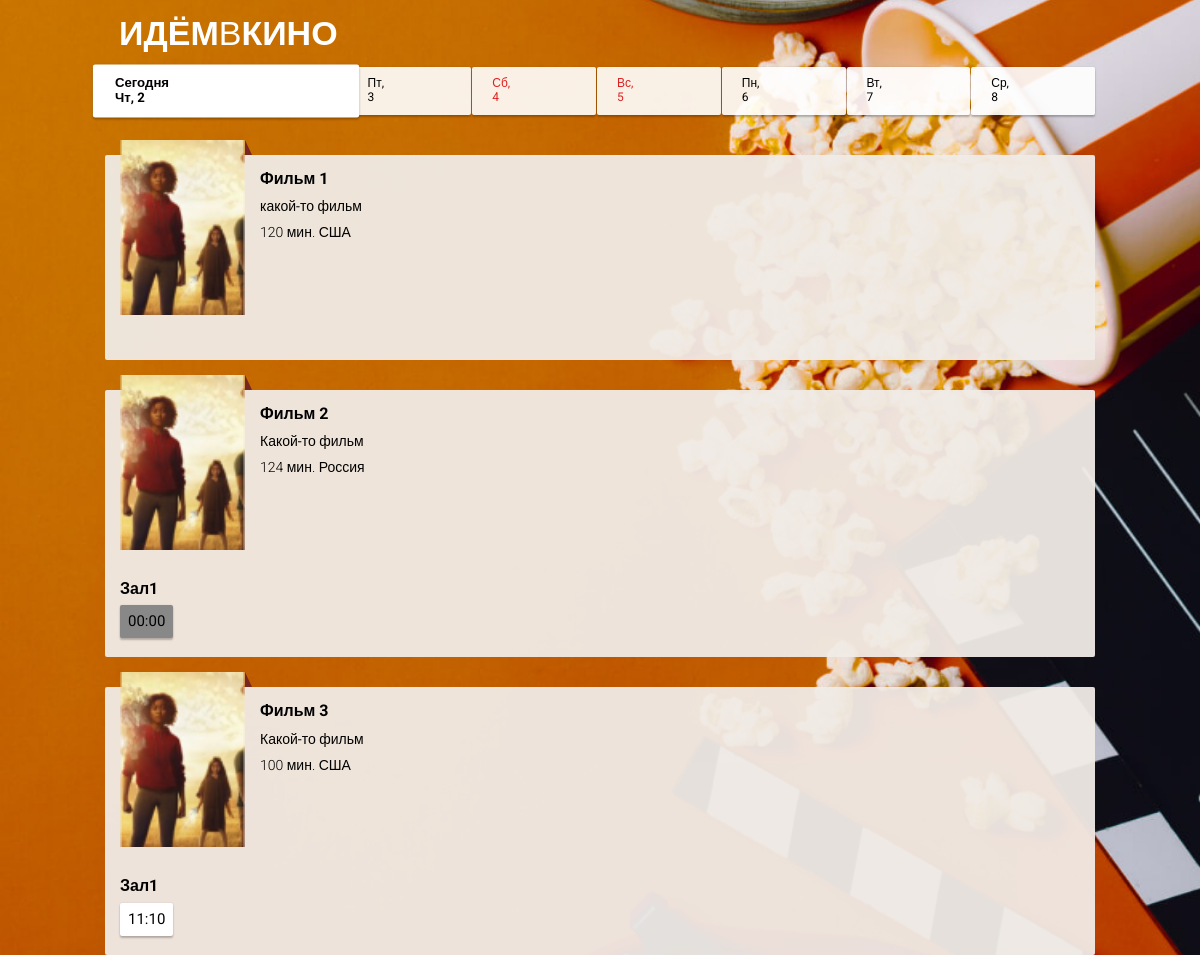
Screenshot of /diplom/www/client/index.php with the database file from the repository.
### tables this page shows
CREATE TABLE `films` (
  `film_id` int(10) UNSIGNED NOT NULL,
  `film_name` varchar(255) NOT NULL,
  `film_duration` int(10) UNSIGNED NOT NULL,
  `film_description` text NOT NULL,
  `film_origin` varchar(30) NOT NULL
);

CREATE TABLE `halls` (
  `hall_id` int(10) UNSIGNED NOT NULL,
  `hall_name` varchar(30) NOT NULL,
  `hall_rows` int(11) NOT NULL DEFAULT 10,
  `hall_places` int(11) NOT NULL DEFAULT 10,
  `hall_config` text NOT NULL,
  `hall_price_standart` int(11) NOT NULL DEFAULT 100,
  `hall_price_vip` int(11) NOT NULL DEFAULT 350,
  `hall_open` tinyint(1) NOT NULL DEFAULT 0
);

CREATE TABLE `seances` (
  `seance_id` int(10) UNSIGNED NOT NULL,
  `seance_hallid` int(10) UNSIGNED NOT NULL,
  `seance_filmid` int(10) UNSIGNED NOT NULL,
  `seance_time` varchar(5) NOT NULL,
  `seance_start` int(10) UNSIGNED NOT NULL,
  `seance_end` int(10) UNSIGNED NOT NULL
);

### diplom/www/include/functions.php (called while the page is built)
<?php
    function getWeekDayRus($add =0){
        $days = array(
            'Вс', 'Пн', 'Вт', 'Ср',
            'Чт', 'Пт', 'Сб'
        );
        $date = date_create('now 00:00:00', new DateTimeZone('Europe/Moscow'));
        $date->modify("+$add day");
        $myDayWeek = $date->format('w');
        $weekEnd = (($myDayWeek == 0) || ($myDayWeek == 6)) ? 'page-nav__day_weekend' : '';
        $timeStamp = $date->getTimeStamp();
        $result =  array('day' => $date->format('j'),
                    'dayWeek' => $days[$myDayWeek],
                    'weekEnd' => $weekEnd,
                    'timeStamp' => $timeStamp);
        return $result;
    }
?>

### diplom/www/classes/Database.php (called while the page is built, shortened)
<?php
    class Database
    {
        private $linkDB;
        private $response = array();
        private function connect() {
            $this->linkDB = mysqli_connect(BD_HOST, BD_USER_NAME, BD_PASSWORD, DB_NAME);
        }
        public  function mysqlQuery($query)
        {
            $result = mysqli_query($this->linkDB, $query);
            $this->response["result"] = (is_bool($result)) ? $result : mysqli_fetch_all($result, MYSQLI_ASSOC);
            $this->response["err"] = mysqli_errno($this->linkDB);
            $this->response["errMessage"] = mysqli_error($this->linkDB);
            return $this->response;
        }
        public function updateFilms() {
            return  $this->mysqlQuery("SELECT * FROM films ORDER BY film_name");
        }
        public function updateSeances() {
            return $this->mysqlQuery("SELECT * FROM seances ORDER BY seance_start");
        }
    }

### diplom/www/client/index.php (the view, shortened to what this page needs)
<?php
    require $_SERVER['DOCUMENT_ROOT'] . '/include/functions.php';
    if (!isset($_SESSION['halls'])) {
      $query = "SELECT * FROM halls WHERE `hall_open`='1'";
      $response = array($_SESSION['database']->mysqlQuery($query));
    }
    if (!isset($_SESSION['films'])) {
      $response = $_SESSION['database']->updateFilms();
    }
    if (!isset($_SESSION['seances'])) {
      $response = $_SESSION['database']->updateSeances();
    }
?>
<!DOCTYPE html>
<html lang="ru">
<head>
  <link rel="stylesheet" href="/client/css/normalize.css">
  <link rel="stylesheet" href="/client/css/styles.css">
</head>
<body>
  <header class="page-header">
    <h1 class="page-header__title">Идём<span>в</span>кино</h1>
  </header>
  <nav class="page-nav">
<?php $chose = 'page-nav__day_today page-nav__day_chosen ';
      for ($i=0; $i<7; $i++) {
         $weekDayRus = getWeekDayRus((int) $i); ?>
          <a class="page-nav__day <?php echo $chose . $weekDayRus['weekEnd']; ?>" href="#" data-time-stamp="<?php echo $weekDayRus['timeStamp']; ?>">
            <span class="page-nav__day-week"><?php echo $weekDayRus['dayWeek']; ?></span><span class="page-nav__day-number"><?php echo $weekDayRus['day']; ?></span>
          </a>
<?php   $chose = '';
      } ?>
  </nav>
  <main>
<?php
  foreach($_SESSION['films'] as $film) {
?>
    <section class="movie">
      <div class="movie__info">
        <div class="movie__poster">
          <img class="movie__poster-image" alt="<?php echo $film['film_name'] ?> постер" src="../img/posters/<?php echo $film['film_id'] ?>.png">
        </div>
        <div class="movie__description">
          <h2 class="movie__title"><?php echo $film['film_name'] ?></h2>
          <p class="movie__synopsis"><?php echo $film['film_description'] ?></p>
          <p class="movie__data">
            <span class="movie__data-duration"><?php echo $film['film_duration'] ?> мин. </span>
            <span class="movie__data-origin"><?php echo $film['film_origin'] ?></span>
          </p>
        </div>
      </div>
      <?php
        foreach($_SESSION['halls'] as $hall) {
          $seancesForFilm = array_filter($_SESSION['seances'], function($seance) use ($hall, $film)  {
            return (($seance['seance_hallid'] == $hall['hall_id']) && ($seance['seance_filmid'] == $film['film_id']));
          });
          if (count($seancesForFilm)) { ?>
            <div class="movie-seances__hall">
              <h3 class="movie-seances__hall-title"><?php echo $hall['hall_name']; ?></h3>
              <ul class="movie-seances__list">
<?php           foreach($seancesForFilm as $seance) { ?>
                 <li class="movie-seances__time-block"><a class="movie-seances__time" href="#" data-seance-id="<?php echo $seance['seance_id']; ?>" data-seance-start="<?php echo $seance['seance_start']; ?>"><?php echo $seance['seance_time']; ?></a></li>
<?php           }  ?>
              </ul>
            </div>
<?php     }
        }
      ?>
    </section>
<?php
  }
?>
  </main>
</body>
</html>

### diplom/www/client/css/styles.css (style rules this page uses)
* { margin: 0; padding: 0; box-sizing: border-box; }
html { font-family: "Roboto", sans-serif; font-size: 62.5%; }
body { background-image: url("../i/background.jpg"); background-size: cover; background-attachment: fixed; background-position: right; }
.page-header { padding: 1.4rem; }
.page-header__title { margin: 0; font-weight: 900; font-size: 3.4rem; color: #FFFFFF; text-transform: uppercase; }
.page-header__title span { font-weight: 100; }
.page-nav { position: sticky; top: 2px; padding-bottom: 1rem; display: flex; flex-wrap: nowrap; align-items: stretch; color: #000000; z-index: 10; }
.page-nav .page-nav__day { flex-basis: calc(100% / 8); font-size: 1.2rem; padding: 1rem; background: rgba(255, 255, 255, 0.9); box-shadow: 0px 2px 2px rgba(0, 0, 0, 0.24), 0px 0px 2px rgba(0, 0, 0, 0.12); border-radius: 2px; text-decoration: none; color: #000000; }
.page-nav .page-nav__day + .page-nav__day { margin-left: 1px; }
.page-nav .page-nav__day .page-nav__day-week::after { content: ','; }
.page-nav .page-nav__day .page-nav__day-number::before { content: ' '; }
.page-nav .page-nav__day .page-nav__day-week, .page-nav .page-nav__day .page-nav__day-number { display: block; }
.page-nav .page-nav__day_chosen { flex-grow: 1; background-color: #FFFFFF; font-weight: 700; transform: scale(1.1); }
.page-nav .page-nav__day_weekend { color: #DE2121; }
.page-nav .page-nav__day_today .page-nav__day-week::before { content: 'Сегодня'; display: block; }
.page-nav .page-nav__day_today .page-nav__day-week, .page-nav .page-nav__day_today .page-nav__day-number { display: inline; }
.movie { position: relative; padding: 1.5rem; margin-top: 3rem; background: rgba(241, 235, 230, 0.95); color: #000000; }
.movie .movie__info { display: flex; }
.movie .movie__poster { position: relative; width: 12.5rem; height: 17.5rem; }
.movie .movie__poster .movie__poster-image { position: relative; top: -3rem; width: 12.5rem; height: 17.5rem; }
.movie .movie__poster::after { content: ''; display: block; position: absolute; right: -0.7rem; top: -3rem; border: 1.5rem solid transparent; border-bottom: 0 solid transparent; border-right: 0 solid transparent; border-left: 0.7rem solid #772720; }
.movie .movie__description { flex-grow: 1; padding-left: 1.5rem; }
.movie .movie__title { font-weight: 700; font-size: 1.6rem; }
.movie .movie__synopsis { font-size: 1.4rem; margin-top: 1rem; }
.movie .movie__data { font-size: 1.4rem; font-weight: 300; margin-top: 1rem; }
.movie .movie-seances__hall .movie-seances__hall-title { font-weight: 700; font-size: 1.6rem; }
.movie .movie-seances__hall .movie-seances__list { margin-top: 0.7rem; font-size: 0; }
.movie .movie-seances__hall .movie-seances__time-block { display: inline-block; margin-bottom: 4px; }
.movie .movie-seances__hall .movie-seances__time-block:nth-last-of-type(n + 1) { margin-right: 4px; }
.movie .movie-seances__hall .movie-seances__time { display: block; padding: 8px; box-shadow: 0px 2px 2px rgba(0, 0, 0, 0.24), 0px 0px 2px rgba(0, 0, 0, 0.12); border-radius: 2px; background-color: #FFFFFF; color: #000000; text-decoration: none; font-size: 1.5rem; }
@media screen and (min-width: 479px) { .page-nav .page-nav__day { padding: 1rem 2rem; } }
@media screen and (min-width: 990px) { .page-header, nav, main { width: 990px; margin: auto; } }
@media screen and (min-width: 990px) { .movie, .buying { border-radius: 2px; } }
.movie .movie-seances__hall .acceptin-button-disabled { background-color: #888888; pointer-events: none }

### rows the page displays
films: film_name "Фильм 1", film_description "какой-то фильм", film_duration "120", film_origin "США"
films: film_name "Фильм 2", film_description "Какой-то фильм", film_duration "124", film_origin "Россия"
halls: hall_name "Зал1"
seances: seance_time "00:00"
films: film_name "Фильм 3", film_description "Какой-то фильм", film_duration "100", film_origin "США"
seances: seance_time "11:10"

### other values shown
$weekDayRus['dayWeek'] "Чт"
$weekDayRus['day'] "2"
$weekDayRus['dayWeek'] "Пт"
$weekDayRus['day'] "3"
$weekDayRus['dayWeek'] "Сб"
$weekDayRus['day'] "4"
$weekDayRus['dayWeek'] "Вс"
$weekDayRus['day'] "5"
$weekDayRus['dayWeek'] "Пн"
$weekDayRus['day'] "6"
$weekDayRus['dayWeek'] "Вт"
$weekDayRus['day'] "7"
$weekDayRus['dayWeek'] "Ср"
$weekDayRus['day'] "8"
